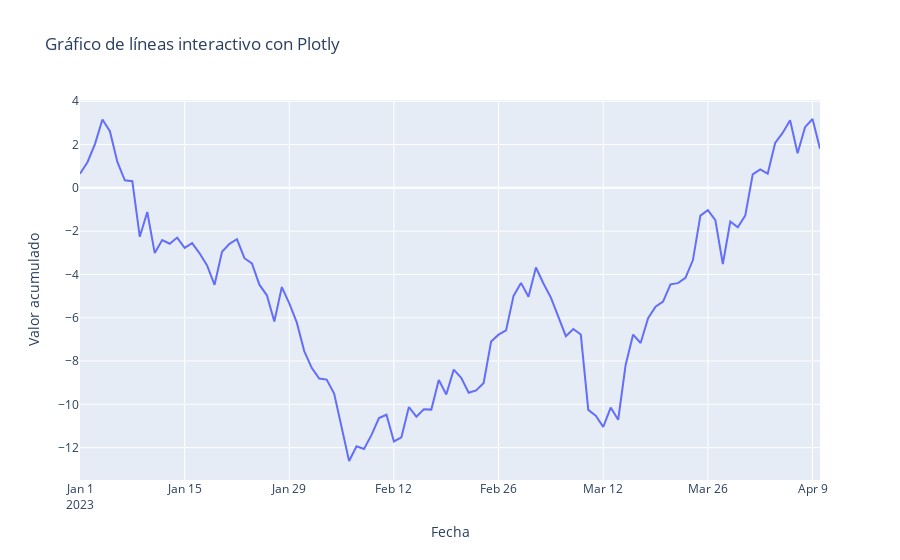

Notebook cell for this chart:
### Code cell
# Datos para gráfico de líneas
tiempo = pd.date_range('2023-01-01', periods=100)
valores = np.random.randn(100).cumsum()

# Gráfico interactivo de líneas
fig = px.line(x=tiempo, y=valores, title="Gráfico de líneas interactivo con Plotly",
              labels={'x':'Fecha', 'y':'Valor acumulado'})
fig.show()
